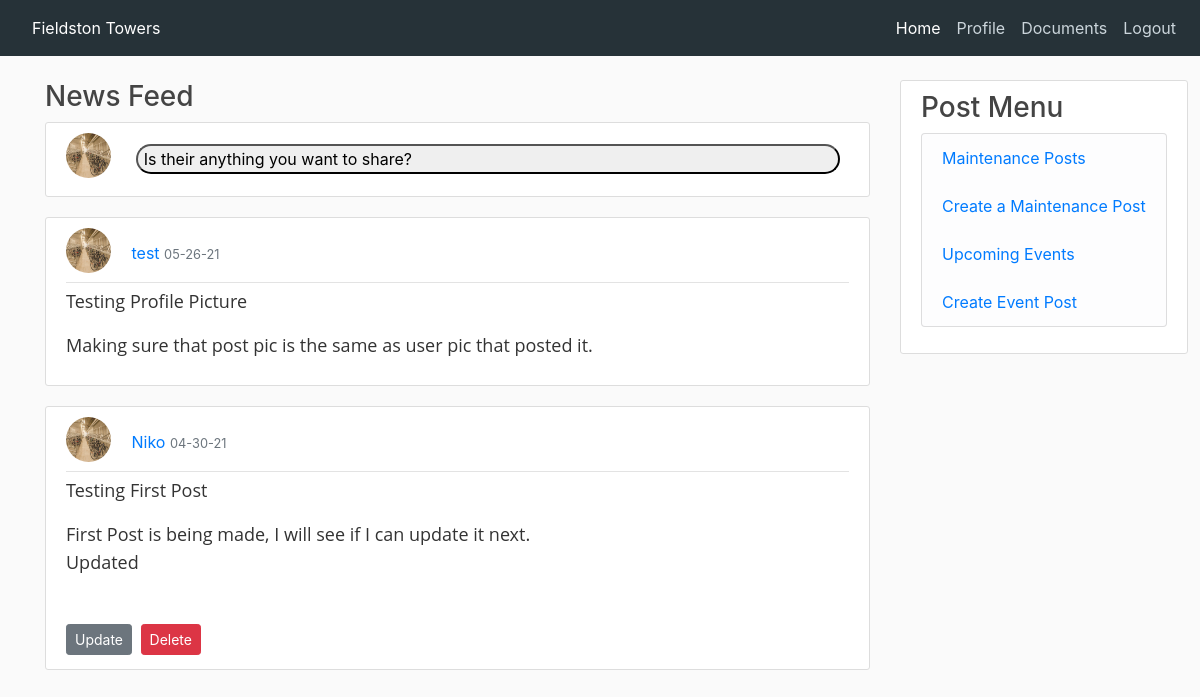
The page /home (signed in) on the database as committed earlier.
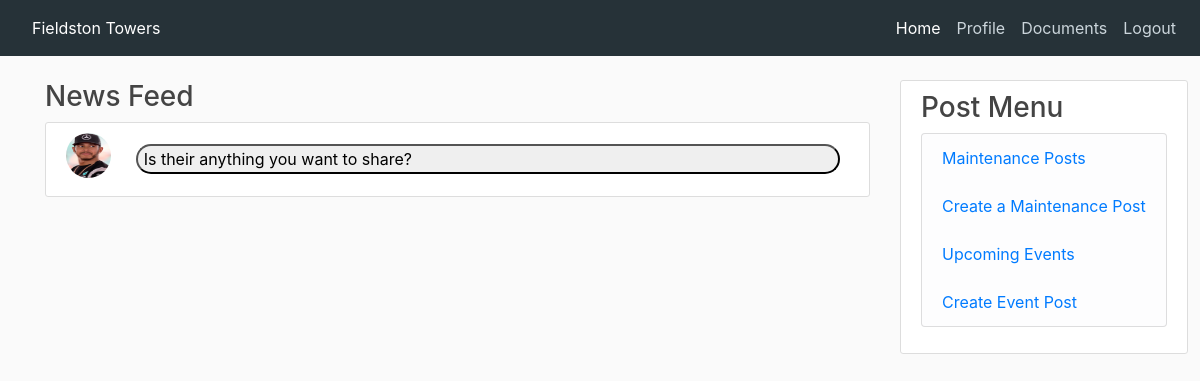
The same page on the database as committed later.
### app/models.py (models this page shows, shortened)
class User(UserMixin, db.Model):
    id = db.Column(db.Integer, primary_key=True)
    username = db.Column(db.String(20), unique=True, nullable=False)
    first_name = db.Column(db.String(60), nullable=False)
    last_name = db.Column(db.String(60), nullable=False)
    phone_number = db.Column(db.String())
    email = db.Column(db.String(120), unique=True, nullable=False)
    profile_img = db.Column(db.String(20), default='default.jpeg')
    password_hash = db.Column(db.String(128), nullable=False)
    email_notification = db.Column(db.Boolean, default=False)
    text_notification = db.Column(db.Boolean, default=False)
    posts = db.relationship('CommunityBoard', backref='author', lazy=True)
    maintenances = db.relationship('Maintenance', backref='author', lazy=True)
    events = db.relationship('Event', backref='author', lazy=True)
    admin = db.Column(db.Boolean, default=False)

class CommunityBoard(db.Model):
    id = db.Column(db.Integer, primary_key=True)
    title = db.Column(db.String)
    post_img = db.Column(db.String(20), nullable=True)
    body = db.Column(db.String)
    user_id = db.Column(db.Integer, db.ForeignKey('user.id'))
    timestamp = db.Column(db.DateTime, default=datetime.utcnow())

### app/routes.py (the view, shortened to what this page needs)
@app.route('/home', methods=['GET', 'POST'])
@login_required
def home():
    form = CommunityBoardForm()
    posts = CommunityBoard.query.order_by(CommunityBoard.timestamp.desc()).all()
    maintenance_posts = Maintenance.query.order_by(Maintenance.timestamp.desc()).limit(2).all()
    return render_template('home.html', form=form, posts=posts, maintenance_posts=maintenance_posts)

### app/models.py (called while the page is built)
@login.user_loader
def load_user(id):
    return User.query.get(int(id))

### app/templates/home.html (shortened to what this page needs)
{% extends "base_login.html" %}
{% block content %}
<main>
    <h3>News Feed</h3>
    <article class="media content-section">
        <img class="rounded-circle article-img"
             src="{{ url_for('static', filename='profile_pics/' + current_user.profile_img) }}">
        <button class="open-button buttonStyle" id="myBtn">
            Is their anything you want to share?
        </button>
    </article>
    {% for post in posts %}
    <article class="media content-section">
        <div class="media-body">
            <div class="article-metadata">
                <img class="rounded-circle article-img"
                     src="{{ url_for('static', filename='profile_pics/' + post.author.profile_img) }}">
                <a href="{{ url_for('user', username=post.author.username) }}">{{ post.author.username }}</a>
                <small class="text-muted">{{ post.timestamp.strftime('%m-%d-%y') }}</small>
            </div>
            <p class="article-content">{{ post.title}}</p>
            <p class="article-content">{{ post.body }}</p>
            {% if post.author == current_user %}
            <div>
                <a class="btn btn-secondary btn-sm mt-1 mb-1" href="{{ url_for('update_post', post_id=post.id) }}">Update</a>
                <button type="button" class="btn btn-danger btn-sm m-1" data-toggle="modal" data-target="#deleteModal">
                    Delete
                </button>
            </div>
            {% endif %}
        </div>
    </article>
    {% endfor %}
</main>
{% endblock content %}

Rows that differ between the two databases and show on the page:
removed CommunityBoard: profile_img (picture), author.username "test", timestamp "05-26-21", title "Testing Profile Picture", body "Making sure that post pic is the same as user pic that posted it."
removed CommunityBoard: profile_img (picture), author.username "Niko", timestamp "04-30-21", title "Testing First Post", body "First Post is being made, I will see if I can update it next. Updated"
changed User: profile_img: a different picture
